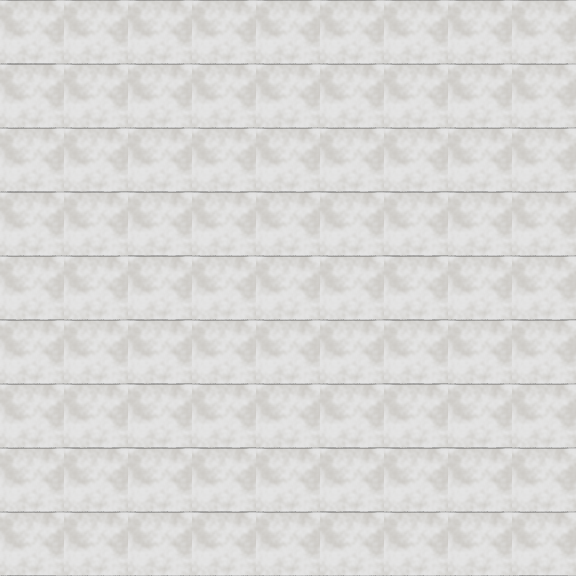

Tiled map render using the project's own tile images. Description and the map definition, with tile-layer contents summarised, below:
An orthogonal 9x9 tile map with 64x64 px tiles, 6 tile layers (background, foreground, portal, trap, ...) and 1 object (startpoint).

<map version="1.0" orientation="orthogonal" width="9" height="9" tilewidth="64" tileheight="64">
 <tileset firstgid="1" source="../textures/grey.tsx" />
 <layer name="background" width="9" height="9">
  <data>[81 cells, 81 non-empty, 4 distinct tile ids]</data>
 </layer>
 <layer name="foreground" width="9" height="9">
  <data>[81 cells, 23 non-empty, 1 distinct tile ids]</data>
 </layer>
 <layer name="portal" width="9" height="9">
  <data>[81 cells, 8 non-empty, 1 distinct tile ids]</data>
 </layer>
 <layer name="trap" width="9" height="9">
  <data>[81 cells, 6 non-empty, 1 distinct tile ids]</data>
 </layer>
 <layer name="exit" width="9" height="9">
  <data>[81 cells, 1 non-empty, 1 distinct tile ids]</data>
 </layer>
 <layer name="fog" width="9" height="9">
  <data>[81 cells, 81 non-empty, 1 distinct tile ids]</data>
 </layer>
 <objectgroup name="player" width="9" height="9">
  <object name="startpoint" x="256" y="256" width="64" height="64">
   <properties>
    <property name="health" value="3" />
   </properties>
  </object>
 </objectgroup>
</map>
